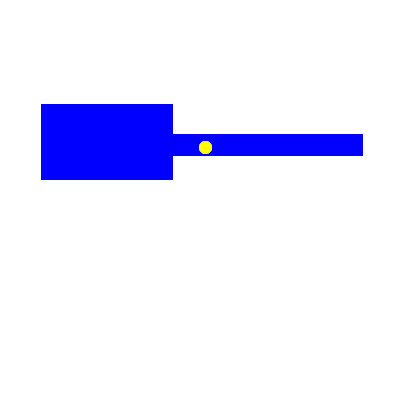
#> input picture problems/pivot_test.png, 400 x 400 px; its folder holds 5 pictures in this run
$ python main_pivot.py
#> lines starting #> are read from the running program, lines starting #| are printed output that depends on the picture; after the words box and inside, x2 and y2 are one past the last pixel; in counts of white or black regions, pixels touching at a corner belong together
### findObjects.py
import numpy as np
from copy import deepcopy
from PIL import Image
import os

# [17 lines left out: function load_images, not called in this run]


def floodfill(x, y, color, old_matrix, new_matrix):
    # assume surface is a 2D image and surface[x][y] is the color at x, y.
    # this avoids the stack overflow
    theStack = [(x, y)]

    width = len(old_matrix)
    height = len(old_matrix[0])
    while len(theStack) > 0:
        x, y = theStack.pop()
        if old_matrix[x][y] != color:
            continue
        new_matrix[x][y] = color
        old_matrix[x][y] = 1 - color
        if x < width - 1:
            theStack.append((x + 1, y))  # right
        if x > 0:
            theStack.append((x - 1, y))  # left
        if y < height - 1:
            theStack.append((x, y + 1))  # down
        if y > 0:
            theStack.append((x, y - 1))  # up

def find_available(matrix, val: int):
    """
    Find the available locations of the val value, if not found, return False
    :param matrix:
    :param val:
    :return:
    """
    loc = np.nonzero(matrix == val)
    if list(loc[0]) == []:
        return False
    else:
        return loc

def find_all_sub_objects(matrix, val, color=0):
    """
    Find all the sub objects in the matrix using floodfill algorithm
    :param matrix: binary ndarray representation for image
    :param val: the value to search for (in the case of image inversion, val is used instead)
    :return:
    """
    #matrix = matrix[1:-1,1:-1]
    objects = []
    ob_matrix = deepcopy(matrix)
    avail_loc = find_available(matrix, val=val)
    while avail_loc:
        next_avail_loc = avail_loc[0][0], avail_loc[1][0]
        if val == 1:
            new_matrix = np.zeros(ob_matrix.shape)
        elif val == 0:
            new_matrix = np.ones(ob_matrix.shape)
        floodfill(x=next_avail_loc[0], y=next_avail_loc[1], color=color, old_matrix=ob_matrix, new_matrix=new_matrix)
        objects.append(new_matrix)
        avail_loc = find_available(ob_matrix, val=val)
    return objects

from PIL import Image
import copy
from SolidObject import *
import cv2
import math


def blackMask(image):
    lower = np.array([0, 0, 0])
    upper = np.array([180, 30, 30])
    shapeMask = cv2.inRange(image, lower, upper)
    return shapeMask

def blueMask(image):
    hsv = cv2.cvtColor(image, cv2.COLOR_BGR2HSV)
    lower = np.array([100,100,100])
    upper = np.array([140,255,255])
    shapeMask = cv2.inRange(hsv, lower, upper)
    return shapeMask

def yellowMask(image):
    hsv = cv2.cvtColor(image, cv2.COLOR_BGR2HSV)
    lower = np.array([20,100,100])
    upper = np.array([40,255,255])
    shapeMask = cv2.inRange(hsv, lower, upper)
    return shapeMask

def greenMask(image):
    hsv = cv2.cvtColor(image, cv2.COLOR_BGR2HSV)
    lower = np.array([45,100,100])
    upper = np.array([75,255,255])
    shapeMask = cv2.inRange(hsv, lower, upper)
    return shapeMask

def image_to_segimage(image):

    #todo: get pivots and ropes here too
    return blueMask(image), blackMask(image), yellowMask(image), greenMask(image)


def segment_objects(image):
    #problems = load_images()
    im = np.array(Image.fromarray(image).convert('HSV'))
    #image = np.array(problems[1])[0:50,0:60]
    im2 = np.array(image)
    #convert image to custom discrete colors

    objectGroups = []
    for colorImage in image_to_segimage(image): #blue, black
        # [7 lines of commented-out code are left out]
        objectGroups += [find_all_sub_objects(1-colorImage/255,0),]

    for group in objectGroups:
        for i,o in enumerate(group):
            o = 1-o
            im = Image.fromarray(o*255).convert('L')
            bbox = im.getbbox()
            coords = (bbox[1],bbox[0])
            im = im.crop(bbox)

            group[i] = [np.array(im)/255,coords]
            #display(im)

    blueObjects = [SolidObject(x[0],x[1],isBlue=True) for x in objectGroups[0]]
    blackObjects = [SolidObject(x[0],x[1]) for x in objectGroups[1]]
    y = [SolidObject(x[0],x[1]) for x in objectGroups[2]]
    g = [SolidObject(x[0],x[1]) for x in objectGroups[3]]
    return blackObjects,blueObjects,g,y

def point_distance(x,y,x2,y2):
    return math.sqrt((x-x2)*(x-x2)+(y-y2)*(y-y2))

def attach_yellows(blues,yellows):
    for yellow in yellows:
        closestdist = 10000
        closest = None
        ycoords = yellow.coords[0]+yellow.center[0],yellow.coords[1]+yellow.center[1]
        for o in blues:
            coords = o.coords[0]+o.center[0],o.coords[1]+o.center[1],
            if point_distance(*coords,*ycoords) < closestdist:
                closest = o
                closestdist = point_distance(*coords,*ycoords)
        closest.pivot = ycoords[0]-(closest.coords[0]),ycoords[1]-(closest.coords[1])
        print('attached pivot at',closest.pivot)

# [52 lines left out: functions attach_greens, attach_objects, not called in this run]


### pivot.py
import PIL
from SolidObject import *
import math
import numpy as np


def point_after_rotation(point, center, degrees):
    """
    use for moving string attachment points with obj
    :param point: point to rotate
    :param center: center of rotation
    :param degrees: angle in degrees (ccw)
    :return: rotates a point about center
    """
    angle = degrees * math.pi / 180
    return ((point[1] - center[1]) * math.cos(angle) - (point[0] - center[0]) * math.sin(angle),
            (point[1] - center[1]) * math.sin(angle) + (point[0] - center[0]) * math.cos(angle))


def find_tilt_direction(obj, pivot, linked_objs=[], touching_objs=[]):
    """
    uses SolidObject class
    :param obj: object to pivot
    :param pivot:
    :param linked_objs: objects linked by strings
    :return:
    """
    base_image = PIL.Image.fromarray(obj.base_image)
    pivot_center = pivot
    cur_rotation = obj.rotation
    new_image = base_image.rotate(
        cur_rotation,
        center=pivot_center,
        expand=True
    )
    new_arr = np.array(new_image)
    new_arr[np.nonzero(new_arr)] = 1

    obj_dim = new_arr.shape
    pivot_col = int(round(pivot[1]))
    left_image = new_arr[0:obj_dim[0], 0:pivot_col]
    right_image = new_arr[0:obj_dim[0], pivot_col:obj_dim[1]]

    total_area = np.count_nonzero(new_arr)
    left_area = np.count_nonzero(left_image)
    right_area = np.count_nonzero(right_image)

    left_right_seperation = obj.coords[1] + pivot[1]
    left_objs = []
    right_objs = []
    """
    # add for objects attached with strings (still pseudocode)
    for o in linked_objs:
        if o.link_pos.x < pivot_center:
            left_objs.append(obj)
        elif o.link_pos.x > pivot_center:
            right_objs.append(obj)
    """
    for o in touching_objs:
        o = o[0] #get the object, not the direction touching
        check = o.coords+np.asarray(o.center)
        if check[1] < left_right_seperation:
            left_objs.append(o)
        elif check[1] > left_right_seperation:
            right_objs.append(o)

    for o in linked_objs:
        check = o.coords+np.asarray(o.center)
        if check[1] < left_right_seperation:
            left_objs.append(o)
        elif check[1] > left_right_seperation:
            right_objs.append(o)

    left_area += sum([o.area for o in left_objs])
    right_area += sum([o.area for o in right_objs])

    print("LR other objs", len(left_objs), len(right_objs))
    print("shapes:", obj_dim, left_image.shape, right_image.shape)
    print("TLR:", total_area, left_area, right_area)

    buffer_val = obj.area/10
    if left_area > right_area + buffer_val:
        return 1
    elif left_area + buffer_val < right_area:
        return -1
    else:
        return 0


def pivot_object(object, pivot, linked_objects=[], touching_objs=[]):
    pivot_center = pivot
    cur_rotation = object.rotation
    new_rotation = cur_rotation + find_tilt_direction(object, pivot, linked_objects, touching_objs)
    tiltDirection = "none"
    #print("newRot v oldRot", new_rotation, cur_rotation)
    if(new_rotation != cur_rotation):
        objectMoved = True
        if(new_rotation > cur_rotation):
            tiltDirection = "up"
        else:
            tiltDirection = "down"
    else:
        objectMoved = False
    # doesn't actually work
    new_coords = point_after_rotation((0, 0), pivot, new_rotation)
    new_pivot = point_after_rotation(pivot, pivot, new_rotation)

    return new_coords, new_pivot, new_rotation, objectMoved, tiltDirection

# [11 lines left out: functions left_side, right_side, not called in this run]

# [2 lines that do not run on import are left out]

### SolidObject.py
import numpy as np
from PIL import Image

class SolidObject():

    def __init__(self,array,coords,pivot=None,isBlue=False):
        self.coords = coords
        self.image = array
        self.base_image = array
        self.allpixels = np.transpose(array.nonzero())
        self.center = tuple(np.floor(np.mean(self.allpixels,axis=0)))
        self.rotation = 0
        self.area = sum(sum(array))
        self.ropeIds = []
        self.ropeAttachPoints = []
        self.pivot = pivot #make this coords of pivot
        self.attachedObjects = []
        print('Created object shape=',self.image.shape,'center=',self.center,'coords=',self.coords,'area=',self.area)

    # [41 lines left out: functions rotateImage, getWorldPixelCoordList, not called in this run]

### main_pivot.py
from findObjects import *
import cv2
from PIL import Image
from pivot import *


def make_image(black, blue, dimensions):
    im = np.ones((dimensions[0], dimensions[1], 3))
    for o in black:
        for x in range(len(o.image)):
            for y in range(len(o.image[0])):
                if o.image[x][y] != 0:
                    im[x + o.coords[1]][y + o.coords[0]][0] = 0
                    im[x + o.coords[1]][y + o.coords[0]][1] = 0
                    im[x + o.coords[1]][y + o.coords[0]][2] = 0
    for o in blue:
        for x in range(len(o.image)):
            for y in range(len(o.image[0])):
                if (o.image[x][y] != 0) and (x + o.coords[1] < dimensions[0]) and (y + o.coords[0] < dimensions[1]):
                    im[x + o.coords[1]][y + o.coords[0]][0] = 0
                    im[x + o.coords[1]][y + o.coords[0]][1] = 0
                    im[x + o.coords[1]][y + o.coords[0]][2] = 1
    im = Image.fromarray(im.astype('uint8') * 255)
    return im


def move_shapes(black, blue):
    for o in blue:
        vspd = o.area
        if o.pivot != None:
            # print("pivoting")
            new_image, new_rotation = pivot_object(o, o.pivot, [])
            o.image = new_image
            o.rotation = new_rotation
        else:
            o.coords = o.coords[0] + 1 * (vspd > 0), o.coords[1]

        """
        for o2 in black+blue:
            #do stuff
            i = 0
        """


def run_machine(black, blue, dims=(800, 800)):
    movieImages = [make_image(black, blue, dims), ]
    # im.show()
    i = 0
    while i < 50:
        i += 1
        # check if anything changed since last frame
        move_shapes(black, blue)
        movieImages += [make_image(black, blue, dims), ]
    return movieImages


def main():
    image = cv2.imread("problems/pivot_test.png")
#> image is the input picture: shape (400, 400, 3); mean B, G, R 254.8, 232.6, 232.6
    dims = image.shape
#> dims = (400, 400, 3)
    black, blue, green, yellow = segment_objects(image)
#> in segment_objects, `im = np.array(Image.fromarray(image).convert('HSV'))`:
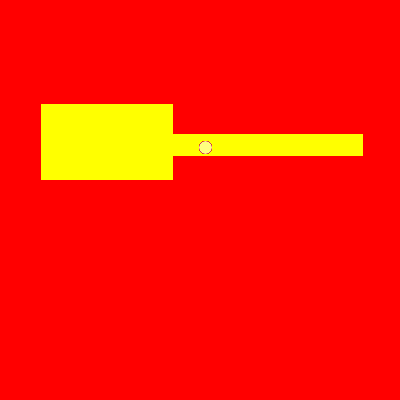
#> im: shape (400, 400, 3); mean B, G, R 0.1, 22.6, 255
#> in blueMask, `hsv = cv2.cvtColor(image, cv2.COLOR_BGR2HSV)`: hsv: shape (400, 400, 3); mean H, S, V 10.6, 22.6, 255
#> in blueMask, `lower = np.array([100,100,100])`: lower = [100, 100, 100]
#> in blueMask, `upper = np.array([140,255,255])`: upper = [140, 255, 255]
#> in blueMask, `shapeMask = cv2.inRange(hsv, lower, upper)`:
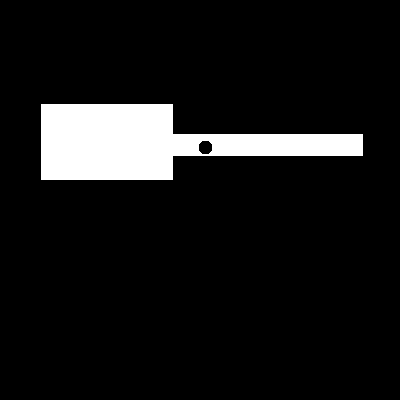
#> shapeMask: shape (400, 400); 8.8% white; 1 white region, box (x1, y1, x2, y2) and area: (41, 104, 363, 180) 14067
#> in blackMask, `lower = np.array([0, 0, 0])`: lower = [0, 0, 0]
#> in blackMask, `upper = np.array([180, 30, 30])`: upper = [180, 30, 30]
#> in blackMask, `shapeMask = cv2.inRange(image, lower, upper)`: shapeMask: shape (400, 400); every value is 0
#> in yellowMask, `lower = np.array([20,100,100])`: lower = [20, 100, 100]
#> in yellowMask, `upper = np.array([40,255,255])`: upper = [40, 255, 255]
#> in yellowMask, `shapeMask = cv2.inRange(hsv, lower, upper)`:
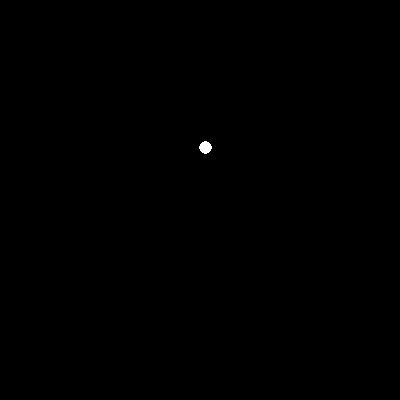
#> shapeMask: shape (400, 400); 0.08% white; 1 white region, box (x1, y1, x2, y2) and area: (199, 141, 212, 154) 121
#> in greenMask, `lower = np.array([45,100,100])`: lower = [45, 100, 100]
#> in greenMask, `upper = np.array([75,255,255])`: upper = [75, 255, 255]
#> the loop in segment_objects, `for colorImage in image_to_segimage(image):` made 4 passes
#> after the loop in segment_objects, `for colorImage in image_to_segimage(image):`: objectGroups = 4 items
#> the loop in segment_objects, `for group in objectGroups:` made 4 passes
#> in segment_objects, `blueObjects = [SolidObject(x[0],x[1],isBlue=True) for x in objectGroup..`: blueObjects = 1 item
#> in segment_objects, `blackObjects = [SolidObject(x[0],x[1]) for x in objectGroups[1]]`: blackObjects = []
#> in segment_objects, `y = [SolidObject(x[0],x[1]) for x in objectGroups[2]]`: y = 1 item
#> in segment_objects, `g = [SolidObject(x[0],x[1]) for x in objectGroups[3]]`: g = []
#> black = []; blue = 1 item; green = []; yellow = 1 item
    print(len(black), len(blue), len(green), len(yellow))
#| 0 1 0 1
    attach_yellows(blue, yellow)
#> the loop in attach_yellows, `for yellow in yellows:` made 1 pass
#> (ycoords, closest.pivot) on pass 1: ((147, 205), (43, 164))
#| attached pivot at (43.0, 164.0)
    movie = run_machine(black, blue, dims)
#> after the loop in make_image, `for o in black:`: im: shape (400, 400, 3) float64; every value is 1
#> the loop in make_image, `for o in blue:` made 1 pass
#> after the loop in make_image, `for o in blue:`:
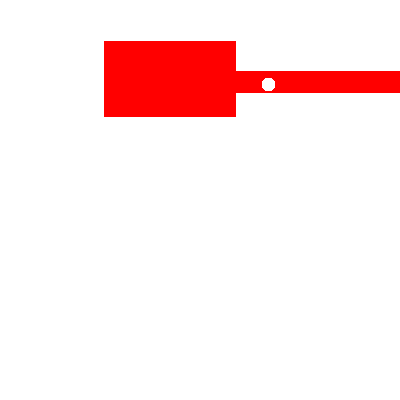
#> im: shape (400, 400, 3) float64; mean of channels 0, 1, 2 0.916, 0.916, 1; drawn as B, G, R
#> the loop in run_machine, `while i < 50:` made 1 pass
#| TLR: 14067 10670 3397
#> pass 1, in find_tilt_direction, `base_image = PIL.Image.fromarray(obj.base_image)`:
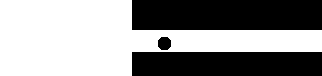
#> base_image: PIL image 322x76 F; values 0 (black) and 1 (white), 57.5% white; 3 black regions, box (x1, y1, x2, y2) and area: (132, 0, 322, 30) 5700, (132, 52, 322, 76) 4560, (158, 37, 171, 50) 145
#> pass 1, in find_tilt_direction, `left_image = new_arr[0:obj_dim[0], 0:pivot_col]`:
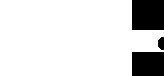
#> left_image: shape (76, 164) float32; values 0 (black) and 1 (white), 85.6% white; 3 black regions, box (x1, y1, x2, y2) and area: (132, 0, 164, 30) 960, (132, 52, 164, 76) 768, (158, 37, 164, 50) 66
#> pass 1, in find_tilt_direction, `right_image = new_arr[0:obj_dim[0], pivot_col:obj_dim[1]]`:
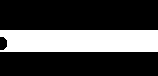
#> right_image: shape (76, 158) float32; values 0 (black) and 1 (white), 28.3% white; 1 white region, box (x1, y1, x2, y2) and area: (0, 30, 158, 52) 3397
#> after the loop in run_machine, `while i < 50:`: i = 1; movieImages = 1 item
    for i, im in enumerate(movie):
        im.save('out/im-' + str(i) + '.png')
    # imageToShow = segmentblu[0].image
    # Image.fromarray((1-imageToShow)*255).show()
    # print(len(segmentbl), len(segmentblu), len(segmentg), len(segmenty))


#> (the run stopped early here; a loop or call above may not have finished)
